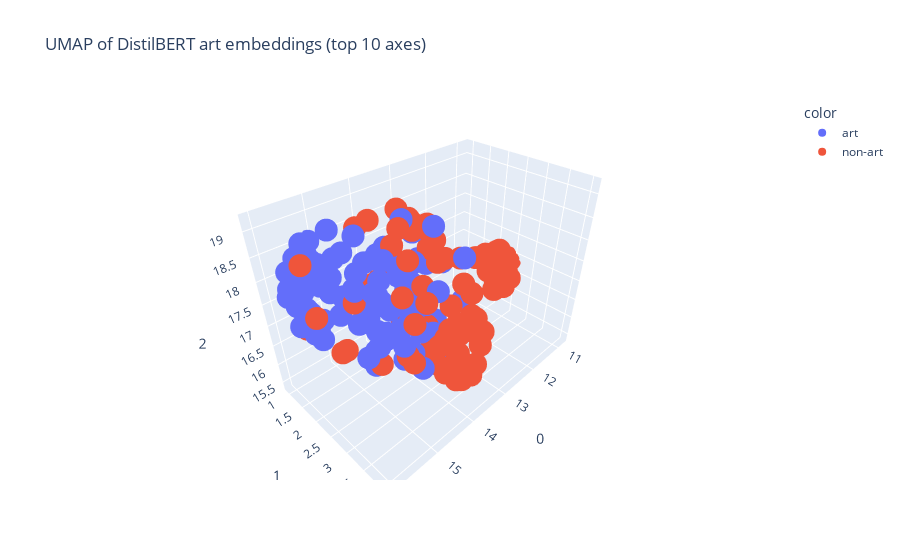

The notebook cell saved with this chart:
### Code cell
# run umap for top 10 axes

# try umap in 3d
reducer3d = umap.UMAP(n_components=3)
# get cols corresponding to top 10 axes
train_embed = df_final.iloc[:, top_10_indices]
umap3d = reducer3d.fit_transform(train_embed)

# plot umap results with plotly
fig = px.scatter_3d(
    umap3d, x=0, y=1, z=2, color=df_top3['category'],
    # labels={'color': 'hex color'},
    title='UMAP of DistilBERT art embeddings (top 10 axes)'
)

# hide legend
# fig.update_layout(showlegend=False)
fig.show()
